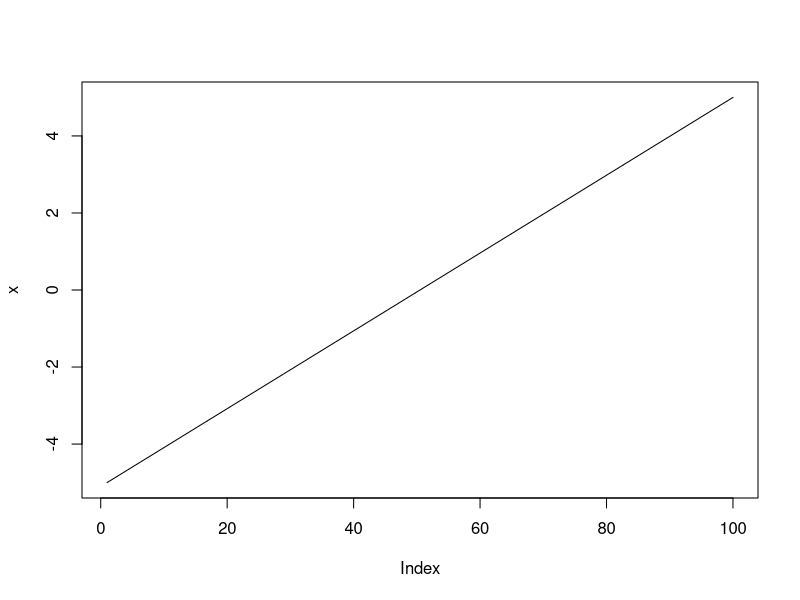
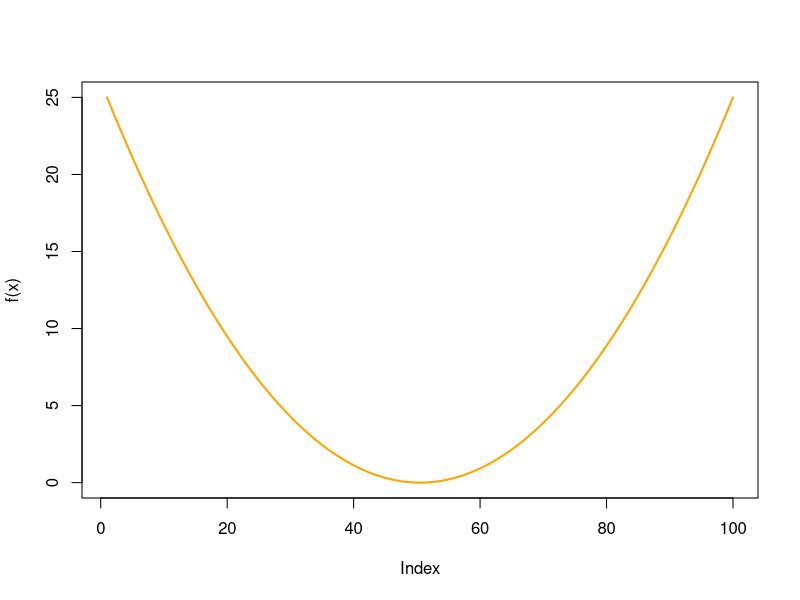

These charts were generated, in order, by the following R code:
library(dplyr)

x <- seq(-5,5,length=100)
plot(x,type="l")
f <- function(x) {
    return(x^2)
}
plot(f(x), type="l", lwd=2, col="orange")
